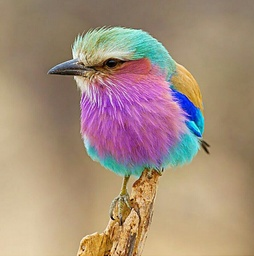
#> input picture lab17/bird.jpg, 254 x 256 px, shrunk from 929 x 937 before the run
$ jupyter execute lab_2.ipynb
#> lines starting #> are read from the running program, lines starting #| are printed output that depends on the picture; after the words box and inside, x2 and y2 are one past the last pixel; in counts of white or black regions, pixels touching at a corner belong together
# Лабораторная 17/2

Базовые методы обработки изображений.

*В этом ноутбуке изначально опущены результаты исполнения кода. Рекомендуется запускать (Shift+Enter) ячейки по мере просмотра документа*

Для начала подключим все библиотеки, которые нам понадобятся для выполнения заданий

[cell 1]
import matplotlib.pyplot as plt
import numpy as np
from imageio import imread, imsave
from skimage.color import rgb2gray

from skimage.filters import gaussian
from skimage.filters import median
from skimage.filters import sobel
from skimage.filters import prewitt
from skimage.filters import roberts
#from skimage.filters import laplace
from scipy.ndimage import laplace
from skimage.filters import meijering
from skimage.filters import sato
from skimage.filters import frangi
from skimage.filters import hessian

from skimage.filters import threshold_otsu
from skimage.filters import threshold_yen
from skimage.filters import threshold_isodata
from skimage.filters import threshold_li
from skimage.filters import threshold_local
from skimage.filters import threshold_minimum
from skimage.filters import threshold_triangle
from skimage.filters import try_all_threshold

from skimage.morphology import disk

## Задание 1. Матричные фильтры обработки изображений

Загрузим изображение с помощью библиотеки `imageio`:

[cell 2]
img = imread("bird.jpg")
#> img is the input picture: shape (256, 254, 3); mean R, G, B 165.7, 142, 124
plt.imshow(img)

### a) Фильтр Гаусса

Фильтр Гаусса (Gaussian filter) обычно используется в цифровом виде для обработки двумерных изображений с целью снижения уровня шума. Однако он дает сильное размытие изображения. Это иногда при анализе изображений искажает данные.

Как считается значение свертки для пикселя $(m,n)$: $$ y(m,n) = \frac {1}{2\pi r^2} \sum_{\substack{u, v}} e^{\frac{-(u^2+v^2)}{2r^2}} x(m+u, n+v) $$

$u$ принимает значения {-1,0,1};
$v$ принимает значения {-1,0,1};

Значение $r$ Вы можете подбирать самостоятельно для лучшего результата.
Чтобы изменить значение $r$, в функции gaussian() необходимо изменять входной параметр $sigma$

[cell 3]
f, ax = plt.subplots(1, 3) # создадим сетку, в которую будем выводить картинки
f.set_dpi(100)             # повысим чёткость изображений

for i in range(3):
    ax[i].set_title("rgb"[i])                 # поставим подпись, соответствующую номеру канала
    ax[i].imshow(gaussian(img[...,i]))
    #ax[i].imshow(gaussian(img[..., i], sigma=2))

f.tight_layout() # добавим границы, чтобы графики не наезжали друг на друга

### b) Медианный фильтр

Медианный фильтр также применяется с целью избавления изображения от шума.

Как считается значение свертки медианным ядром:
* Значений у ядра нет
1. Ядро накладывается на участок изображения
2. Значение, входящие в эту область, сортируются в порядке возрастания/убывания
3. Находится медиана(Me) - это и будет результатом свертки

Медиана массива - это элемент, который стоит в середине отсортированного массива
Пусть есть массив чисел a. В массиве n элементов
Как считается медиана массива:
1. Если n(количество элементов) в массиве нечетное, то $$ Me = a[\frac{n+1}{2}] $$
2. Если n - четное, то $$ Me = \frac{a[\frac{n}{2}] + a[\frac{n}{2}+1]}{2} $$

[cell 4]
f, ax = plt.subplots(1, 3)
f.set_dpi(100)

for i in range(3):
    ax[i].set_title("rgb"[i])
    ax[i].imshow(median(img[..., i], disk(1)))

f.tight_layout()
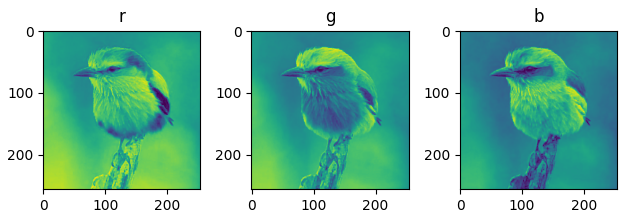
#> figure drawn by matplotlib, 3 panels

### c) Фильтр Собеля

Фильтр Собеля - это свертка с ядром 3х3, которое считается следующим образом:
1. Применяются 2 свертки к изображению последовательно, то есть вначале $G_{x}$, потом к этому же изображению применяется $G_{y}$
$$\\ \mathbf{G_{x}} = \left( \begin{array}{ccc} -1 & 0 & +1 \\ -2 & 0 & +2 \\ -1 & 0 & +1 \\ \end{array} \right) $$

$$\\ \mathbf{G_{y}} = \left( \begin{array}{ccc} -1 & -2 & -1 \\ 0 & 0 & 0 \\ +1 & +2 & +1 \\ \end{array} \right) $$

2. В итоге получаем 2 матрицы применения сверток. Затем необходимо посчитать $G = (G_{x}^2 + G_{y}^2)^{1/2}$ для каждогой пары элементов из матриц $G_{x}$, $G_{y}$

Фильтр Собеля применяется для нахождения границ на изображении.

[cell 5]
f, ax = plt.subplots(1, 3)
f.set_dpi(100)

for i in range(3):
    ax[i].set_title("rgb"[i])
    ax[i].imshow(sobel(img[..., i]))

f.tight_layout()

### d) Фильтр Прюитта

Фильтр Прюитта - это свертка с ядром 3х3, которое считается следующим образом:
1. Применяются 2 свертки к изображению последовательно, то есть вначале $G_{x}$, потом к этому же изображению применяется $G_{y}$
$$\\ \mathbf{G_{x}} = \left( \begin{array}{ccc} -1 & 0 & +1\\ -1 & 0 & +1\\ -1 & 0 & +1\\ \end{array} \right)$$

$$ \mathbf{G_{y}} = \left( \begin{array}{ccc} -1 & -1 & -1\\ 0 & 0 & 0\\ +1 & +1 & +1\\ \end{array} \right) $$

2. В итоге получаем 2 матрицы применения сверток. Затем необходимо посчитать $G = (G_{x}^2 + G_{y}^2)^{1/2}$ для каждогой пары элементов из матриц $G_{x}$, $G_{y}$

Фильтр Прюитта применяется для нахождения границ на изображении.

[cell 6]
f, ax = plt.subplots(1, 3)
f.set_dpi(100)

for i in range(3):
    ax[i].set_title("rgb"[i])
    ax[i].imshow(prewitt(img[..., i]))

f.tight_layout()

### e) Фильтр Робертса

Фильтр Робертса - это свертка с ядром 2х2, которое считается следующим образом:
1. Применяются 2 свертки к изображению последовательно, то есть вначале $G_{x}$, потом к этому же изображению применяется $G_{y}$
$$\\ \mathbf{G_{x}} = \left( \begin{array}{ccc} +1 & 0 \\ 0 & -1\\ \end{array} \right)$$

$$ \mathbf{G_{y}} = \left( \begin{array}{ccc} 0 & +1 \\ -1 & 0 \\ \end{array} \right) $$

2. В итоге получаем 2 матрицы применения сверток. Затем необходимо посчитать $G = (G_{x}^2 + G_{y}^2)^{1/2}$ для каждогой пары элементов из матриц $G_{x}$, $G_{y}$

Фильтр Робертса применяется для нахождения границ на изображении.

[cell 7]
f, ax = plt.subplots(1, 3)
f.set_dpi(100)

for i in range(3):
    ax[i].set_title("rgb"[i])
    ax[i].imshow(roberts(img[..., i]))

f.tight_layout()

[cell 8]
f, ax = plt.subplots(1, 3) # создадим сетку, в которую будем выводить картинки
f.set_dpi(100)             # повысим чёткость изображений

for i in range(3):
    ax[i].set_title("rgb"[i])
    ax[i].imshow(meijering(img[..., i]))

f.tight_layout()

[cell 9]
f, ax = plt.subplots(1, 3) # создадим сетку, в которую будем выводить картинки
f.set_dpi(100)             # повысим чёткость изображений

for i in range(3):
    ax[i].set_title("rgb"[i])
    ax[i].imshow(sato(img[..., i]))

f.tight_layout()

[cell 10]
f, ax = plt.subplots(1, 3) # создадим сетку, в которую будем выводить картинки
f.set_dpi(100)             # повысим чёткость изображений

for i in range(3):
    ax[i].set_title("rgb"[i])
    ax[i].imshow(frangi(img[..., i]))

f.tight_layout()
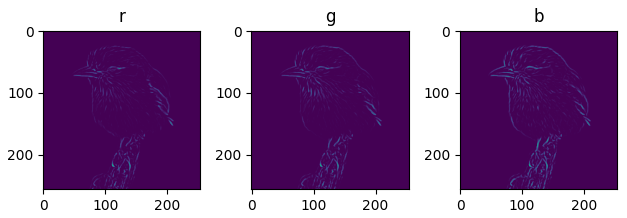
#> figure drawn by matplotlib, 3 panels

## Задание 2. Бинаризация изображений

Бинаризация изображение - это процесс преобразования интенсивности пикселев в нули и единицы.

Бинаризация используется для поиска объекта на изображении и выделение конкректно его.

Сегментация - это деление пикселей изображения на пиксели, которые относятся к объекту(полезные), и пиксели, которые не относятся к объекту(фоновые). То есть значение "0" имеют "фоновые" пиксели, а "1"- "полезные" пиксели.

[cell 11]
img_2 = imread('horse.jpg')
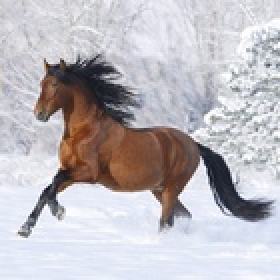
#> input picture lab17/horse.jpg, 140 x 140 px, shrunk from 512 x 512 before the run (shown 2 times larger)
#> img_2 is the input picture: shape (140, 140, 3); mean R, G, B 189.9, 186.3, 191.6
plt.imshow(img_2)

### Метод Оцу
Это алгоритм вычисления порога бинаризации

[cell 12]
f, ax = plt.subplots(1, 3)
f.set_dpi(100)

for i in range(3):
    ax[i].set_title("rgb"[i])
    img_gray = img_2[..., i]/255  # представление значения интенсивности пикселей в отрезке [0, 1]
    img_otsu = threshold_otsu(img_gray)  #
    res_otsu = img_gray <= img_otsu
    ax[i].imshow(res_otsu, cmap='gray')
#> this loop made 3 passes
#> img_otsu on passes 1 to 3: 0.616, 0.572, 0.568
#> pass 1, `img_gray = img_2[..., i]/255`:
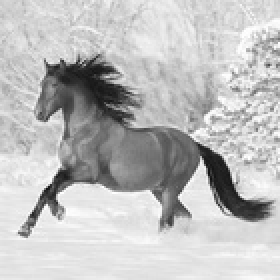
#> img_gray: shape (140, 140) float64 (shown 2 times larger); min 0.0588, max 1, mean 0.745
#> pass 1, `res_otsu = img_gray <= img_otsu`:
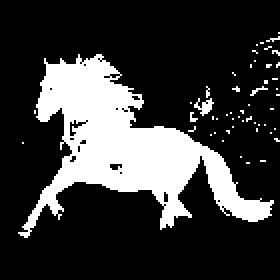
#> res_otsu: shape (140, 140) bool (shown 2 times larger); 22.4% white; 52 white regions (50 under 20 px), largest, box (x1, y1, x2, y2) and area: (9, 27, 137, 119) 4210, (97, 49, 107, 58) 43
#> after the loop:
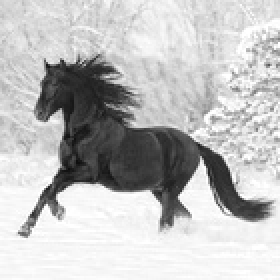
#> img_gray: shape (140, 140) float64 (shown 2 times larger); min 0.051, max 1, mean 0.752

f.tight_layout()
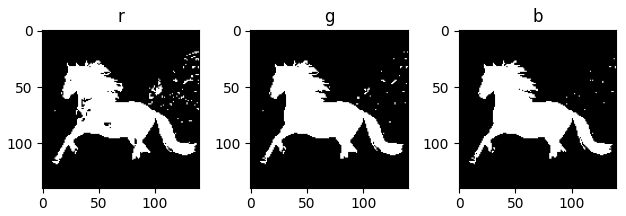
#> figure drawn by matplotlib, 3 panels

Чтобы улучшить результат бинаризации, можно до применения метода Отцу использовать фильтры.

[cell 13]
f, ax = plt.subplots(1, 3)
f.set_dpi(100)

for i in range(3):
    ax[i].set_title("rgb"[i])
    img_conv = median(img_2[..., i])
    img_gray = img_conv/255  # представление значения интенсивности пикселей в отрезке [0, 1]
    img_otsu = threshold_otsu(img_gray)  #
    res_otsu = img_gray <= img_otsu
    ax[i].imshow(res_otsu, cmap='gray')
#> this loop made 3 passes
#> img_otsu on passes 1 to 3: 0.613, 0.568, 0.563
#> pass 1, `img_conv = median(img_2[..., i])`:
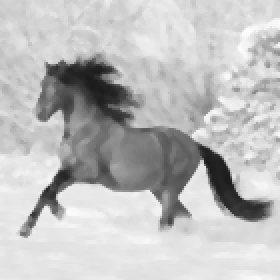
#> img_conv: shape (140, 140) (shown 2 times larger); min 26, max 252, mean 190.1
#> pass 2, `img_conv = median(img_2[..., i])`:
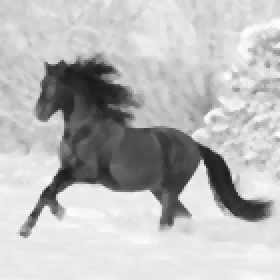
#> img_conv: shape (140, 140) (shown 2 times larger); min 25, max 253, mean 186.5
#> after the loop:
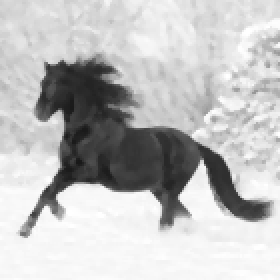
#> img_gray: shape (140, 140) float64 (shown 2 times larger); min 0.0941, max 1, mean 0.753

f.tight_layout()
